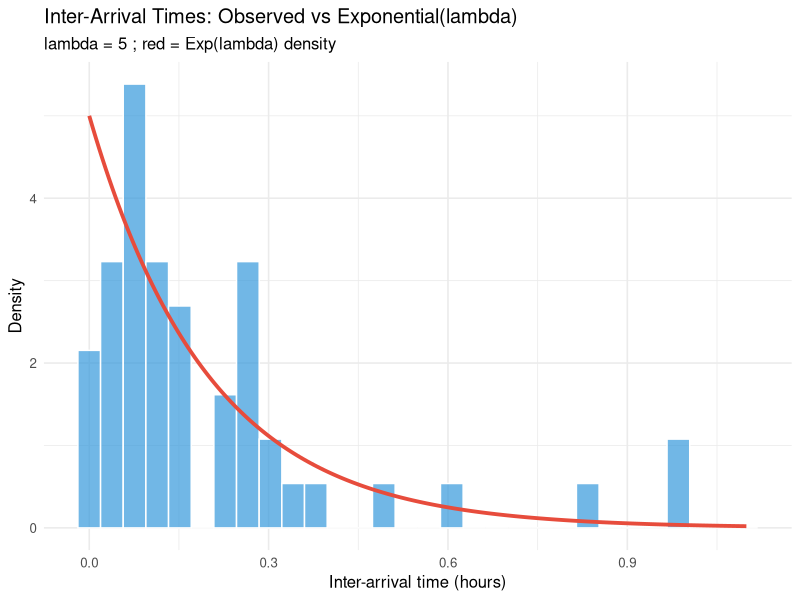
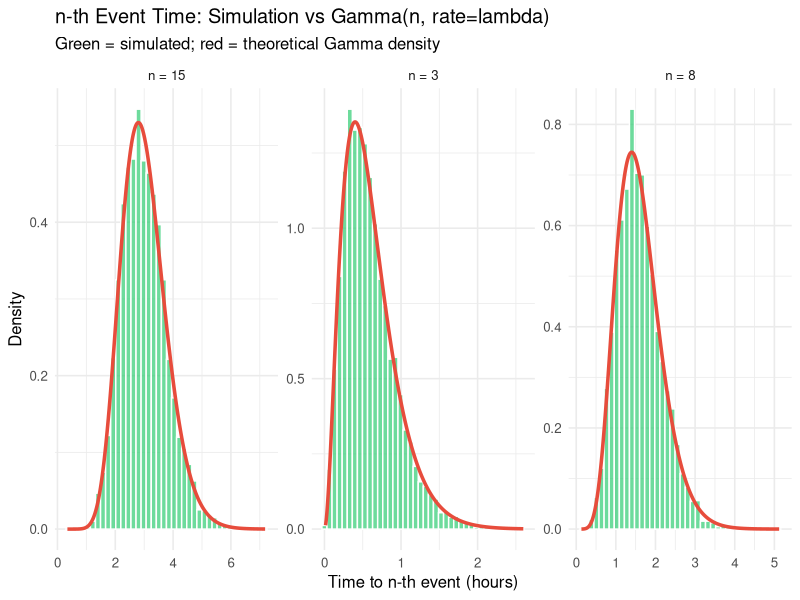

Recreate these plots in R, in order.
# SOLUTION: Module 03 Lesson 02 — Poisson Process and Renewal Counting
library(ggplot2)
library(dplyr)

lambda <- 5   # patients per hour
T_max  <- 10  # observe for 10 hours
set.seed(42)

# ============================================================
# Task 1: Simulate Poisson process
# ============================================================
inter_arrivals <- rexp(1000, rate = lambda)
event_times    <- cumsum(inter_arrivals)
event_times    <- event_times[event_times <= T_max]
n_events       <- length(event_times)
iats           <- inter_arrivals[seq_len(n_events)]

cat("Total events in [0,", T_max, "]:", n_events, "\n")
cat("Expected events:", lambda * T_max, "\n")

# ============================================================
# Task 2: Verify inter-arrivals are Exp(lambda)
# ============================================================
hist_df       <- data.frame(iat = iats)
iat_range     <- seq(0, max(iats) * 1.1, length.out = 200)
exp_dens_df   <- data.frame(x = iat_range, y = dexp(iat_range, rate = lambda))

p1 <- ggplot(hist_df, aes(x = iat)) +
  geom_histogram(aes(y = after_stat(density)), bins = 30,
                 fill = "#3498db", alpha = 0.7, color = "white") +
  geom_line(data = exp_dens_df, aes(x=x, y=y), color="#e74c3c", linewidth=1.3) +
  labs(title = "Inter-Arrival Times: Observed vs Exponential(lambda)",
       subtitle = paste("lambda =", lambda, "; red = Exp(lambda) density"),
       x = "Inter-arrival time (hours)", y = "Density") +
  theme_minimal(base_size = 12)
print(p1)

cat("\nInter-arrival times:\n")
cat("  Observed mean:", round(mean(iats), 4), " | Theoretical:", round(1/lambda, 4), "\n")
cat("  Observed SD:  ", round(sd(iats),   4), " | Theoretical:", round(1/lambda, 4), "\n")

# ============================================================
# Task 3: Verify N(t) ~ Poisson(lambda*t)
# ============================================================
verify_poisson <- function(t, n_reps, lam) {
  counts <- replicate(n_reps, {
    iat <- rexp(ceiling(lam * t * 5), rate = lam)
    sum(cumsum(iat) <= t)
  })
  list(t=t, counts=counts, lambda_t=lam*t)
}

set.seed(100)
t_vals  <- c(0.5, 1, 2, 5)
results <- lapply(t_vals, verify_poisson, n_reps = 2000, lam = lambda)

cat("\nPoisson verification (mean ≈ variance ≈ lambda*t):\n")
for (res in results) {
  cat(sprintf("  t=%.1f: E[N(t)]=%.3f var[N(t)]=%.3f  theoretical lambda*t=%.3f\n",
              res$t, mean(res$counts), var(res$counts), res$lambda_t))
}

# ============================================================
# Task 4: n-th event time ~ Gamma(n, lambda)
# ============================================================
set.seed(200)
n_sim_gamma <- 5000
ns_to_check <- c(3, 8, 15)

gamma_df <- lapply(ns_to_check, function(n) {
  T_n_sim <- replicate(n_sim_gamma, sum(rexp(n, rate=lambda)))
  data.frame(n=n, n_label=paste0("n = ",n), T_n=T_n_sim)
}) |> bind_rows()

# Gamma density overlay per facet
density_overlay <- gamma_df |>
  group_by(n, n_label) |>
  reframe(
    x = seq(min(T_n)*0.5, max(T_n)*1.1, length.out = 300),
    y = dgamma(x, shape=unique(n), rate=lambda)
  )

p2 <- ggplot(gamma_df, aes(x=T_n)) +
  geom_histogram(aes(y=after_stat(density)), bins=40,
                 fill="#2ecc71", alpha=0.7, color="white") +
  geom_line(data=density_overlay, aes(x=x, y=y), color="#e74c3c", linewidth=1.2) +
  facet_wrap(~n_label, scales="free") +
  labs(title="n-th Event Time: Simulation vs Gamma(n, rate=lambda)",
       subtitle="Green = simulated; red = theoretical Gamma density",
       x="Time to n-th event (hours)", y="Density") +
  theme_minimal(base_size=12)
print(p2)

cat("\nGamma waiting time verification:\n")
for (n in ns_to_check) {
  sims <- filter(gamma_df, n == !!n)$T_n
  cat(sprintf("  n=%2d: E[T_n]=%.4f (theo=%.4f); Var[T_n]=%.4f (theo=%.4f)\n",
              n, mean(sims), n/lambda, var(sims), n/lambda^2))
}

# ============================================================
# Task 5: Memoryless property
# ============================================================
set.seed(999)
W_sims  <- rexp(100000, rate=lambda)
s_val   <- 1.0
residuals <- W_sims[W_sims > s_val] - s_val

cat("\nMemoryless property (conditioning on W > 1):\n")
cat("  Mean residual W-1 | W>1:", round(mean(residuals), 4),
    "(should be ~", round(1/lambda, 4), ")\n")
cat("  Mean of W (unconditional):", round(mean(W_sims), 4), "\n")
# Both ≈ 0.2 = 1/lambda — demonstrating memorylessness

# KS test to compare residual distribution to Exp(lambda)
ks <- ks.test(residuals, "pexp", rate=lambda)
cat("\nKolmogorov-Smirnov test (residuals vs Exp(lambda)):\n")
cat("  KS statistic:", round(ks$statistic, 5),
    "  p-value:", round(ks$p.value, 4), "\n")
cat("  (Large p-value confirms exponential distribution — memoryless property holds)\n")
